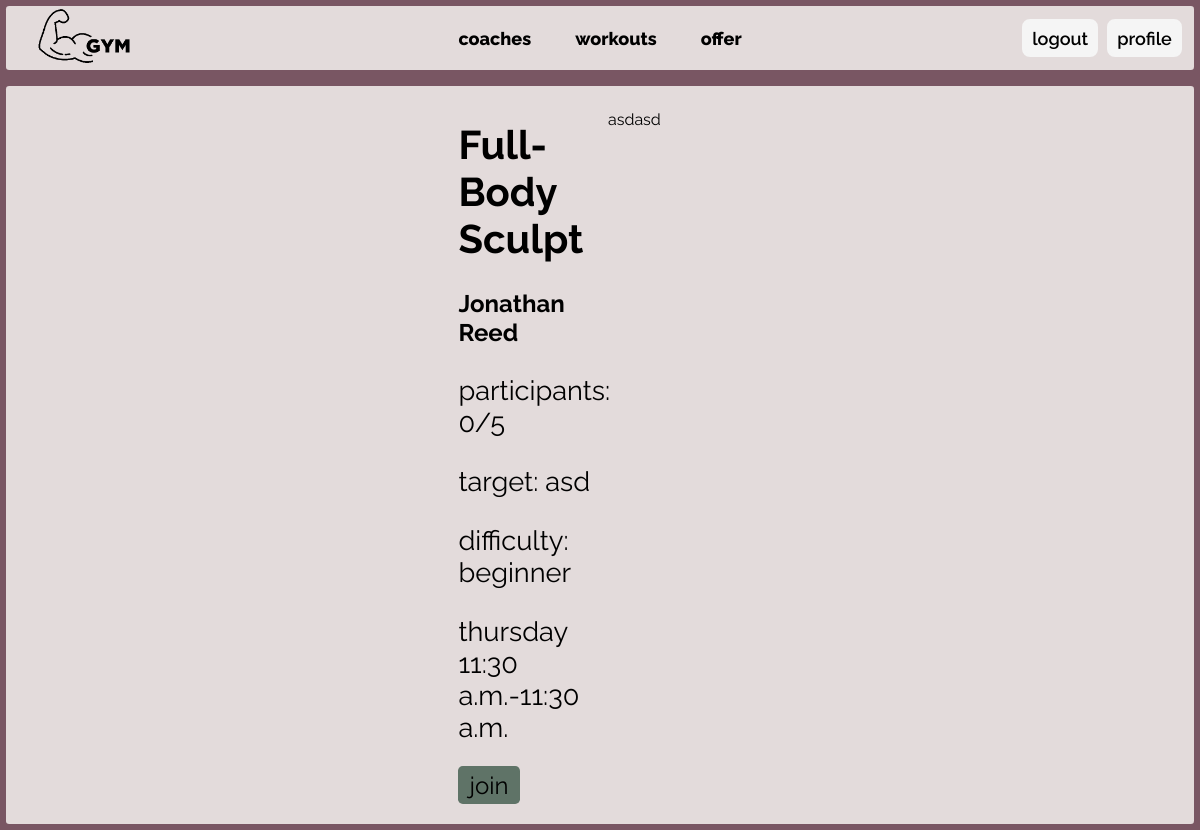
/workout/details/2 (signed in), run on an earlier commit of the app's database.
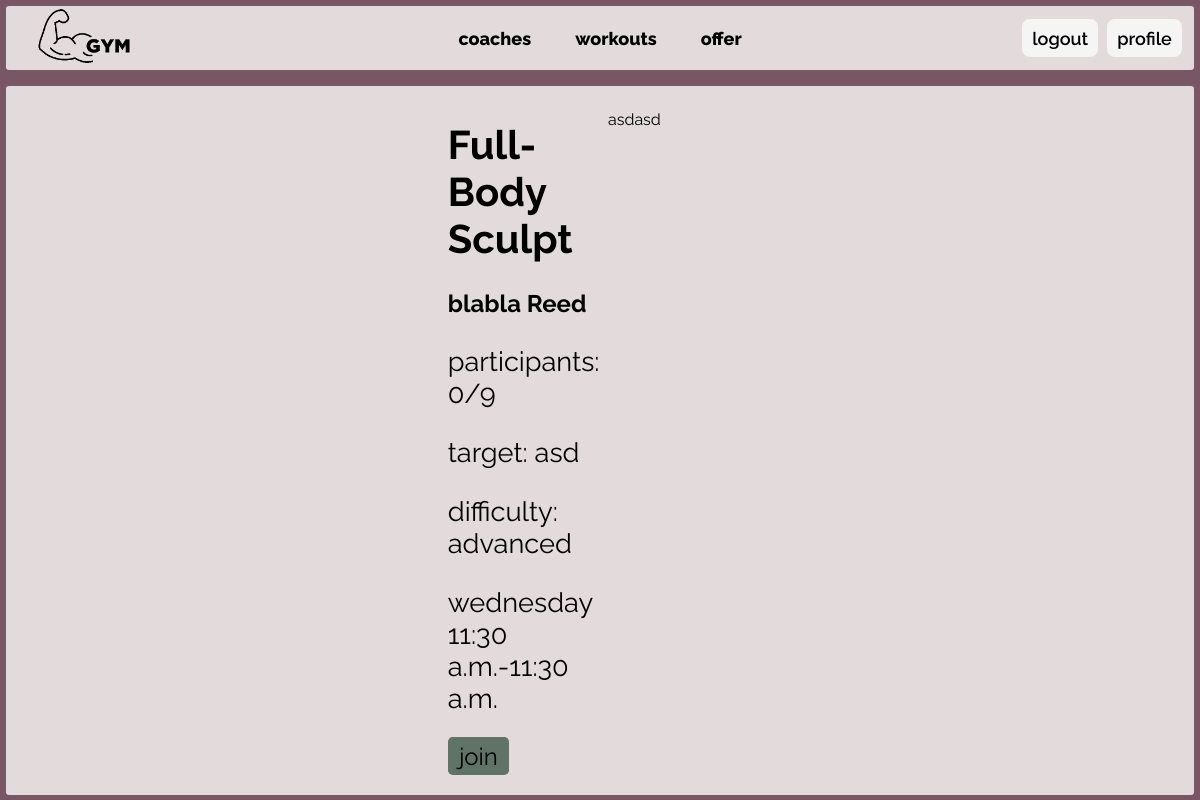
And on a later commit of the database.
### workout/models.py (models this page shows)
class Workout(models.Model):
    name = models.CharField(max_length=100)
    coach = models.ForeignKey(User, on_delete=models.CASCADE, related_name='coach_workouts')
    client = models.ManyToManyField(User, related_name='client_workouts')
    description = models.TextField()
    target = models.CharField(max_length=50)
    start_time = models.TimeField(null=True)
    end_time = models.TimeField(null=True)
    max_participants = models.IntegerField()
    class Difficulty(models.TextChoices):
        BEGINNER = 'beginner', 'Beginner'
        INTERMEDIATE = 'intermediate', 'Intermediate'
        ADVANCED = 'advanced', 'Advanced'
    difficulty = models.CharField(
        max_length=20,
        choices=Difficulty.choices,
        null=True,
    )
    class Weekdays(models.TextChoices):
        MONDAY = 'monday', 'Monday'
        TUESDAY = 'tuesday', 'Tuesday'
        WEDNESDAY = 'wednesday', 'Wednesday'
        THURSDAY = 'thursday', 'Thursday'
        FRIDAY = 'friday', 'Friday'
        SATURDAY = 'saturday', 'Saturday'
        SUNDAY = 'sunday', 'Sunday'
    day = models.CharField(
        choices=Weekdays.choices,
        max_length=10,
        null=True,
    )
    class Status(models.TextChoices):
        ACTIVE = 'active', 'Active'
        INACTIVE = 'inactive', 'Inactive'
    status = models.CharField(
        choices=Status.choices,
        default=Status.ACTIVE,
        max_length=10,
    )

### users/models.py (models this page shows)
class User(AbstractUser):
    is_coach = models.BooleanField()
    profile_picture = models.ImageField(upload_to='profile_pictures/',
                                        default='profile_pictures/default.png')
    gender = models.CharField(
        choices=[('M', 'Male'),
                 ('F', 'Female')],
        max_length=1)

### workout/views.py (the view)
# urls.py: path('details/<int:workout_id>', views.details_workout, name='details_workout'),
def details_workout(request, workout_id):
    try:
        workout = Workout.objects.get(id=workout_id)
        context = {
            'workout': workout,
        }
        return render(request, "workout/details.html", context)
    except Workout.DoesNotExist:
        return HttpResponse('no such workout')

### workout/templates/workout/details.html (shortened to what this page needs)
{% extends 'core/index.html' %}
{% block content %}
<div id="workout-details-cont">
    <div id="workout-details-info">
        <h1>{{workout.name}}</h1>
        <a href="{% url 'users:coach_info' workout.coach.id %}">
        <h2>{{workout.coach.first_name}} {{workout.coach.last_name}}</h2>
        </a>
        <p>participants: {{workout.client.count}}/{{workout.max_participants}} </p>
        <p>target: {{workout.target}} </p>
        <p>difficulty: {{workout.difficulty}} </p>
        <p>{{workout.day}} {{workout.start_time|date:"h:i a"}}-{{workout.start_time|date:"h:i a"}}</p>
        {%load workout_tags%}
        {% if request.user.is_authenticated%}
            {%get_workout_button request.user workout as button%}
            <a class="{{button.class}}" href="{{button.url}}">{{button.name}}</a>
        {%endif%}
    </div>
    <p id="workout-details-desc">{{workout.description}} </p>
</div>
{% endblock %}

What changed in the data, as far as the page shows it:
changed Workout "Full-Body Sculpt": coach.first_name "Jonathan" → "blabla"; max_participants "5" → "9"; difficulty "beginner" → "advanced"; day "thursday" → "wednesday"
